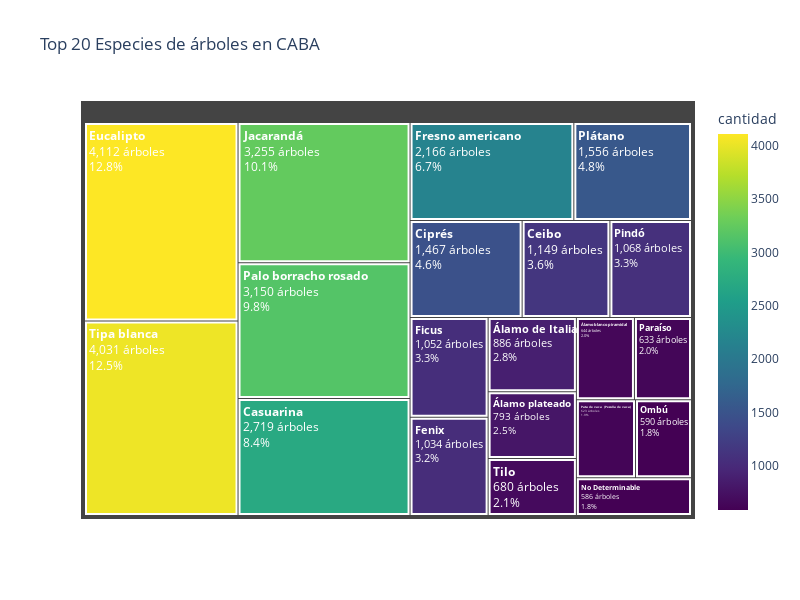

The cell this chart's notebook holds for it:
### Markdown cell above
### Top 20 especies por cantidad es espacios verdes de CABA

### Code cell
especies_count = arboles['nombre_com'].value_counts().head(20).reset_index()
especies_count.columns = ['especie', 'cantidad']
especies_count['porcentaje'] = (especies_count['cantidad'] / especies_count['cantidad'].sum() * 100).round(1)
especies_count['label'] = especies_count.apply(
    lambda x: f"<b>{x['especie']}</b><br>{x['cantidad']:,} árboles<br>{x['porcentaje']}%",
    axis=1
)
fig = px.treemap(
    especies_count,
    path=['label'],
    values='cantidad',
    title='Top 20 Especies de árboles en CABA',
    color='cantidad',
    color_continuous_scale='Viridis'
)
fig.update_traces(
    textfont=dict(size=12, color='white'),
    marker_line=dict(width=2, color='white'),
     hovertemplate='<b>%{label}</b><extra></extra>'
)
fig.update_layout(width=800, height=600)

fig.show()
fig.write_html('treemap_especies.html')

### Figure 1 — Plotly figure (JSON) as saved in the notebook; plotly's stock layout.template omitted (floating-point values rounded to 4 significant figures)
{"data": [{"branchvalues": "total", "customdata": [[4112.0], [4031.0], [3255.0], [3150.0], [2719.0], [2166.0], [1556.0], [1467.0], [1149.0], [1068.0], [1052.0], [1034.0], [886.0], [793.0], [680.0], [644.0], [633.0], [623.0], [590.0], [586.0]], "domain": {"x": [0, 1], "y": [0, 1]}, "hovertemplate": "<b>%{label}</b><extra></extra>", "ids": ["<b>Eucalipto</b><br>4,112 árboles<br>12.8%", "<b>Tipa blanca</b><br>4,031 árboles<br>12.5%", "<b>Jacarandá</b><br>3,255 árboles<br>10.1%", "<b>Palo borracho rosado</b><br>3,150 árboles<br>9.8%", "<b>Casuarina</b><br>2,719 árboles<br>8.4%", "<b>Fresno americano</b><br>2,166 árboles<br>6.7%", "<b>Plátano</b><br>1,556 árboles<br>4.8%", "<b>Ciprés</b><br>1,467 árboles<br>4.6%", "<b>Ceibo</b><br>1,149 árboles<br>3.6%", "<b>Pindó</b><br>1,068 árboles<br>3.3%", "<b>Ficus</b><br>1,052 árboles<br>3.3%", "<b>Fenix</b><br>1,034 árboles<br>3.2%", "<b>Álamo de Italia</b><br>886 árboles<br>2.8%", "<b>Álamo plateado</b><br>793 árboles<br>2.5%", "<b>Tilo</b><br>680 árboles<br>2.1%", "<b>Álamo blanco piramidal</b><br>644 árboles<br>2.0%", "<b>Paraíso</b><br>633 árboles<br>2.0%", "<b>Pata de vaca  (Pezuña de vaca)</b><br>623 árboles<br>1.9%", "<b>Ombú</b><br>590 árboles<br>1.8%", "<b>No Determinable</b><br>586 árboles<br>1.8%"], "labels": ["<b>Eucalipto</b><br>4,112 árboles<br>12.8%", "<b>Tipa blanca</b><br>4,031 árboles<br>12.5%", "<b>Jacarandá</b><br>3,255 árboles<br>10.1%", "<b>Palo borracho rosado</b><br>3,150 árboles<br>9.8%", "<b>Casuarina</b><br>2,719 árboles<br>8.4%", "<b>Fresno americano</b><br>2,166 árboles<br>6.7%", "<b>Plátano</b><br>1,556 árboles<br>4.8%", "<b>Ciprés</b><br>1,467 árboles<br>4.6%", "<b>Ceibo</b><br>1,149 árboles<br>3.6%", "<b>Pindó</b><br>1,068 árboles<br>3.3%", "<b>Ficus</b><br>1,052 árboles<br>3.3%", "<b>Fenix</b><br>1,034 árboles<br>3.2%", "<b>Álamo de Italia</b><br>886 árboles<br>2.8%", "<b>Álamo plateado</b><br>793 árboles<br>2.5%", "<b>Tilo</b><br>680 árboles<br>2.1%", "<b>Álamo blanco piramidal</b><br>644 árboles<br>2.0%", "<b>Paraíso</b><br>633 árboles<br>2.0%", "<b>Pata de vaca  (Pezuña de vaca)</b><br>623 árboles<br>1.9%", "<b>Ombú</b><br>590 árboles<br>1.8%", "<b>No Determinable</b><br>586 árboles<br>1.8%"], "marker": {"coloraxis": "coloraxis", "colors": [4112.0, 4031.0, 3255.0, 3150.0, 2719.0, 2166.0, 1556.0, 1467.0, 1149.0, 1068.0, 1052.0, 1034.0, 886.0, 793.0, 680.0, 644.0, 633.0, 623.0, 590.0, 586.0], "line": {"color": "white", "width": 2}}, "name": "", "parents": ["", "", "", "", "", "", "", "", "", "", "", "", "", "", "", "", "", "", "", ""], "textfont": {"color": "white", "size": 12}, "type": "treemap", "values": [4112.0, 4031.0, 3255.0, 3150.0, 2719.0, 2166.0, 1556.0, 1467.0, 1149.0, 1068.0, 1052.0, 1034.0, 886.0, 793.0, 680.0, 644.0, 633.0, 623.0, 590.0, 586.0]}], "layout": {"coloraxis": {"colorbar": {"title": {"text": "cantidad"}}, "colorscale": [[0, "#440154"], [0.1111, "#482878"], [0.2222, "#3e4989"], [0.3333, "#31688e"], [0.4444, "#26828e"], [0.5556, "#1f9e89"], [0.6667, "#35b779"], [0.7778, "#6ece58"], [0.8889, "#b5de2b"], [1, "#fde725"]]}, "height": 600, "legend": {"tracegroupgap": 0}, "title": {"text": "Top 20 Especies de árboles en CABA"}, "width": 800}}
